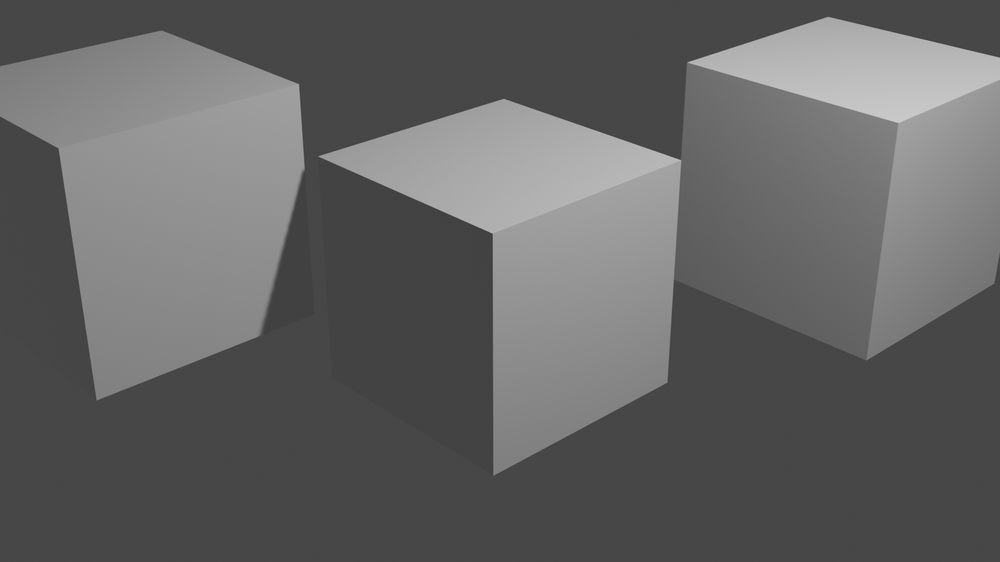
#> input picture image_editing/cubes.png, 1000 x 562 px, shrunk from 1920 x 1080 before the run, found by its file name
$ python corner_detection_img.py
#> lines starting #> are read from the running program, lines starting #| are printed output that depends on the picture; after the words box and inside, x2 and y2 are one past the last pixel; in counts of white or black regions, pixels touching at a corner belong together
import cv2 as cv
import numpy as np

filename = 'image_editing/cubes.png'
img = cv.imread(filename)
#> img is the input picture: shape (562, 1000, 3); min 57, max 204, mean 98.9
gray = cv.cvtColor(img, cv.COLOR_BGR2GRAY)
gray = np.float32(gray)
dst = cv.cornerHarris(gray,5,3,.2)
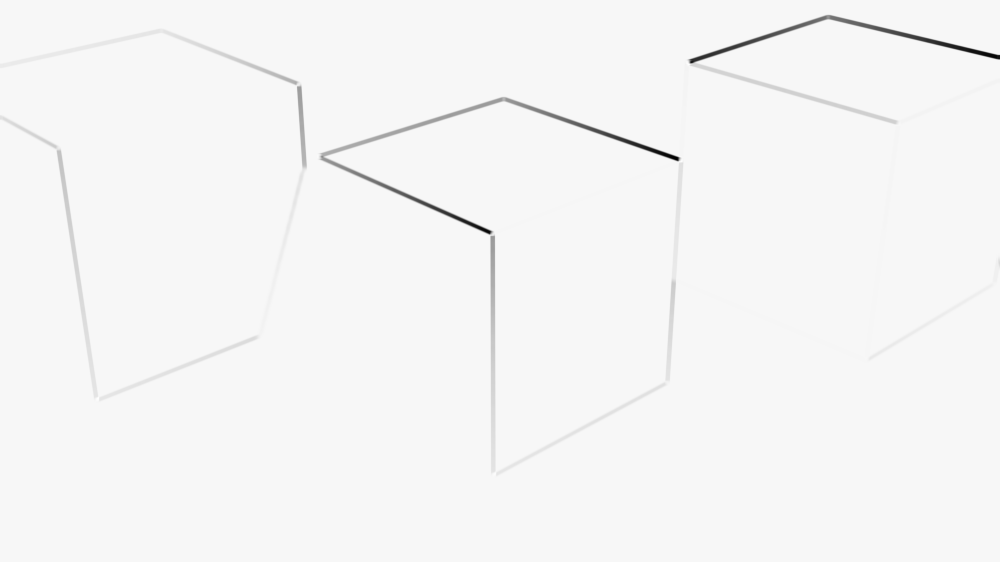
#> dst: shape (562, 1000) float32; min -3961021.5, max 125906.1, mean -23092.6; drawn with min black and max white
dst = cv.dilate(dst,None)
img[dst>0.02 *dst.max()] = [0,0,255] # color all pixels red that are corner pixed based on threshold
#> img: shape (562, 1000, 3); 0.04% of pixels changed, all inside (x1, y1, x2, y2) = (95, 60, 902, 478)
cv.imshow('corner detection',img)
cv.waitKey(0)
